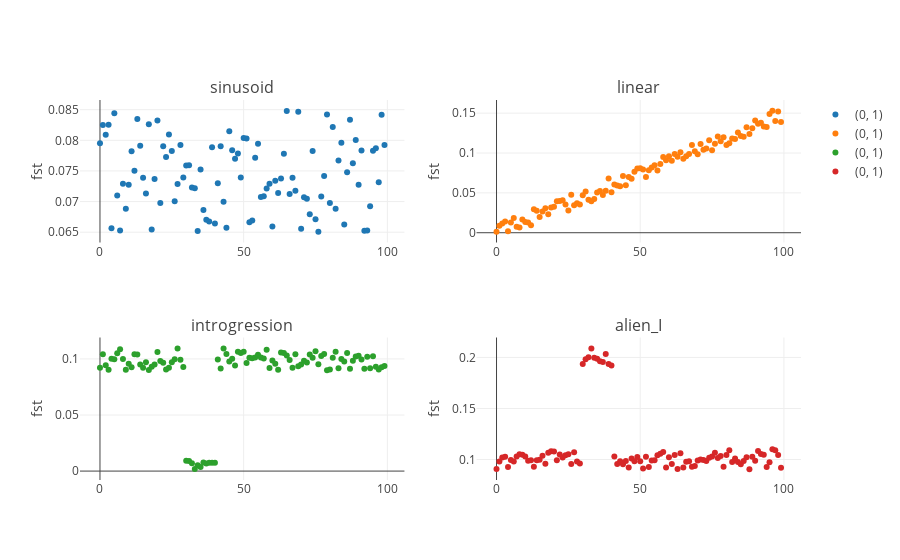

The code cell stored with this chart in its notebook:
### Markdown cell above
Structure prior functions are stored in the script `Structure_priors.py`.

The next block displays how each function impacts pairwise *Fst*s along a synthetic genomic range.

Aside from the **coords**, **angle** and **range_windows** positional arguments, each function allows a set of keyword arguments that determine the characteristics of pattern produced.

### Code cell
from structure_tools.Structure_priors import *
from structure_tools.Tutorial_subplots_II import Struct_subplots_lib

Struct_lib= {
    'sinusoid':{
        'prior_func': sin_prior,
        'prior_kwargs': {
            'range_fst': [0,0.15],
            'target': [0,1],
            'freq': 2
        }
    },
    'linear':{
        'prior_func': linear_prior,
        'prior_kwargs': {
            'slope': 1,
            'region': [.4,.7],
            'target': [0,1]
        }
    },
    'introgression': {
        'prior_func': introgression_prior,
        'prior_kwargs': {
            'region': [.3,.4]
        }
    },
    'alien_I': {
        'prior_func': alien_prior_I,
        'prior_kwargs': {
            'fst': 0.2,
            'region': [.3,.4],
            'target': [0,1]
        }
    }
}

#####

Struct_subplots_lib(Struct_lib,vector_lib,Fsts_test,Npops= 2,range_diff= [0,100],xaxis= '',yaxis= 'fst')
